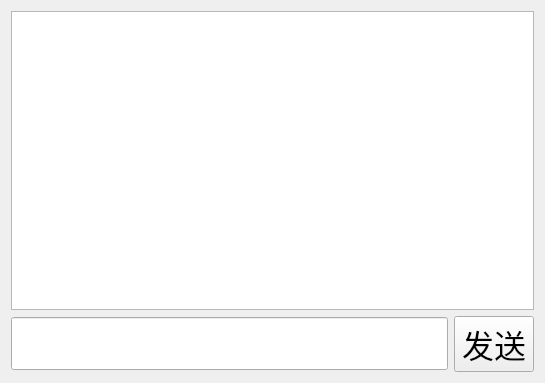
<?xml version="1.0" encoding="UTF-8"?>
<ui version="4.0">
 <class>PrivateChat</class>
 <widget class="QWidget" name="PrivateChat">
  <property name="geometry">
   <rect>
    <x>0</x>
    <y>0</y>
    <width>545</width>
    <height>383</height>
   </rect>
  </property>
  <property name="windowTitle">
   <string>Form</string>
  </property>
  <layout class="QVBoxLayout" name="verticalLayout_2">
   <item>
    <layout class="QVBoxLayout" name="verticalLayout">
     <item>
      <widget class="QTextEdit" name="showMsg_te">
       <property name="font">
        <font>
         <family>Adobe 宋体 Std L</family>
         <pointsize>24</pointsize>
        </font>
       </property>
      </widget>
     </item>
     <item>
      <layout class="QHBoxLayout" name="horizontalLayout">
       <item>
        <widget class="QLineEdit" name="inputMsg_le">
         <property name="font">
          <font>
           <family>Adobe 宋体 Std L</family>
           <pointsize>24</pointsize>
          </font>
         </property>
        </widget>
       </item>
       <item>
        <widget class="QPushButton" name="sendMsg_pb">
         <property name="font">
          <font>
           <family>Adobe 宋体 Std L</family>
           <pointsize>24</pointsize>
          </font>
         </property>
         <property name="text">
          <string>发送</string>
         </property>
        </widget>
       </item>
      </layout>
     </item>
    </layout>
   </item>
  </layout>
 </widget>
 <resources/>
 <connections/>
</ui>
